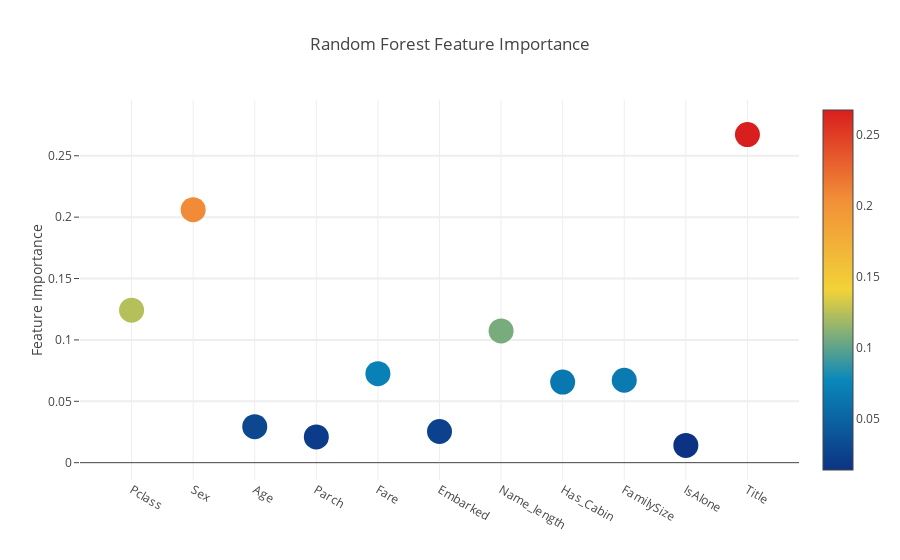

Source (notebook cell):
### Code cell
# Scatter plot
trace = go.Scatter(
    y = feature_dataframe['Random Forest feature importances'].values, 
    x = feature_dataframe['features'].values, 
    mode = 'markers', 
    marker = dict(
        sizemode = 'diameter', 
        sizeref = 1, 
        size = 25, 
#         size = feature_dataframe['AdaBoost feature importances'].values, 
#         color = np.random.rand(500), # set color equal to a variable
        color = feature_dataframe['Random Forest feature importances'].values, 
        colorscale = 'Portland', 
        showscale = True
    ), 
    text = feature_dataframe['features'].values
)
data = [trace]

layout = go.Layout(
    autosize = True, 
    title = 'Random Forest Feature Importance', 
    hovermode = 'closest', 
#     xaxis = dict(
#         title = 'Pop', 
#         ticklen = 5, 
#         zeroline = False, 
#         gridwidth = 2
#     ), 
    yaxis = dict(
        title = 'Feature Importance', 
        ticklen = 5, 
        gridwidth = 2
    ), 
    showlegend = False
)
fig = go.Figure(data=data, layout=layout)
py.iplot(fig, filename='scatter_2017_12_2')

### Figure 1 — Plotly figure (JSON) as saved in the notebook; plotly's stock layout.template omitted (floating-point values rounded to 4 significant figures)
{"data": [{"marker": {"color": [0.1242, 0.2061, 0.0293, 0.02098, 0.07253, 0.02538, 0.1074, 0.06565, 0.06717, 0.01409, 0.2672], "colorscale": "Portland", "showscale": true, "size": 25, "sizemode": "diameter", "sizeref": 1}, "mode": "markers", "text": ["Pclass", "Sex", "Age", "Parch", "Fare", "Embarked", "Name_length", "Has_Cabin", "FamilySize", "IsAlone", "Title"], "type": "scatter", "x": ["Pclass", "Sex", "Age", "Parch", "Fare", "Embarked", "Name_length", "Has_Cabin", "FamilySize", "IsAlone", "Title"], "y": [0.1242, 0.2061, 0.0293, 0.02098, 0.07253, 0.02538, 0.1074, 0.06565, 0.06717, 0.01409, 0.2672]}], "layout": {"autosize": true, "hovermode": "closest", "showlegend": false, "title": "Random Forest Feature Importance", "yaxis": {"gridwidth": 2, "ticklen": 5, "title": "Feature Importance"}}}
